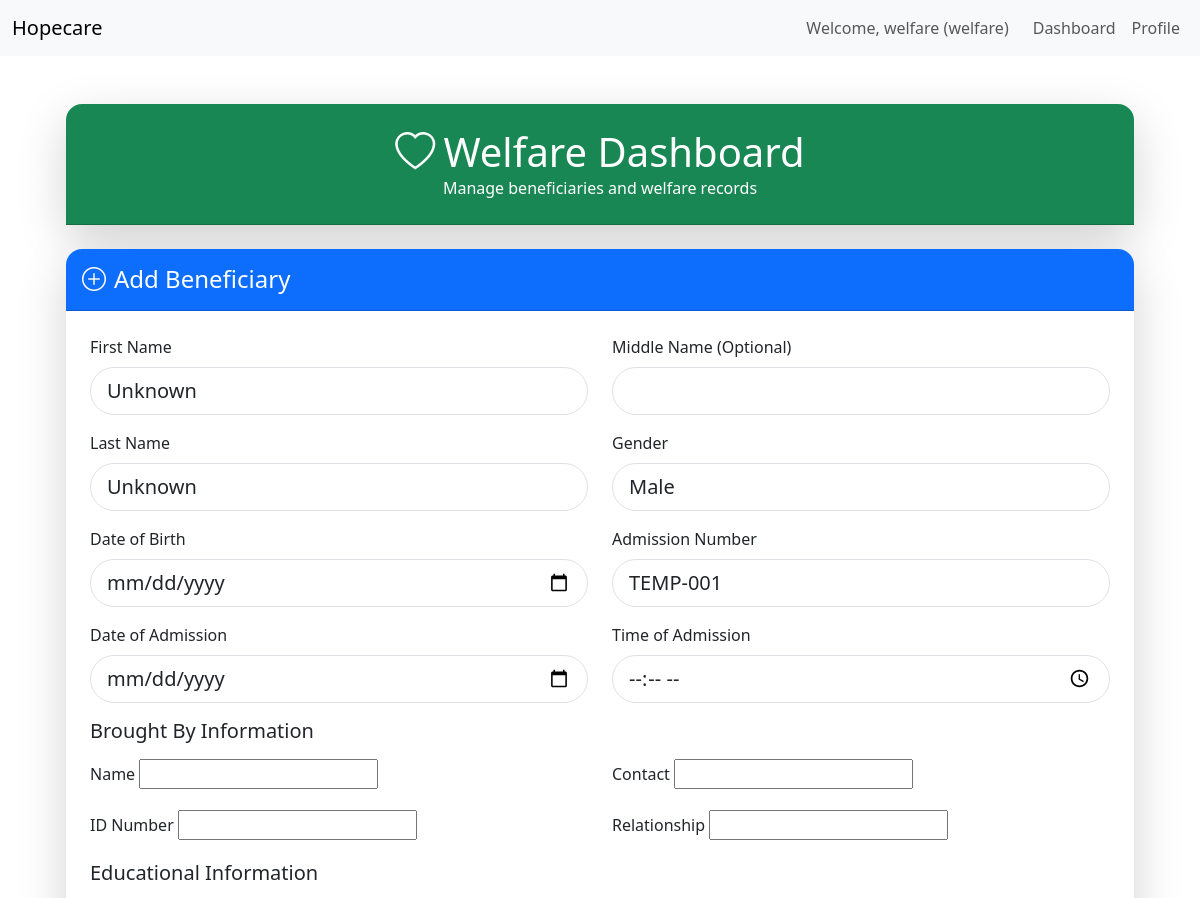
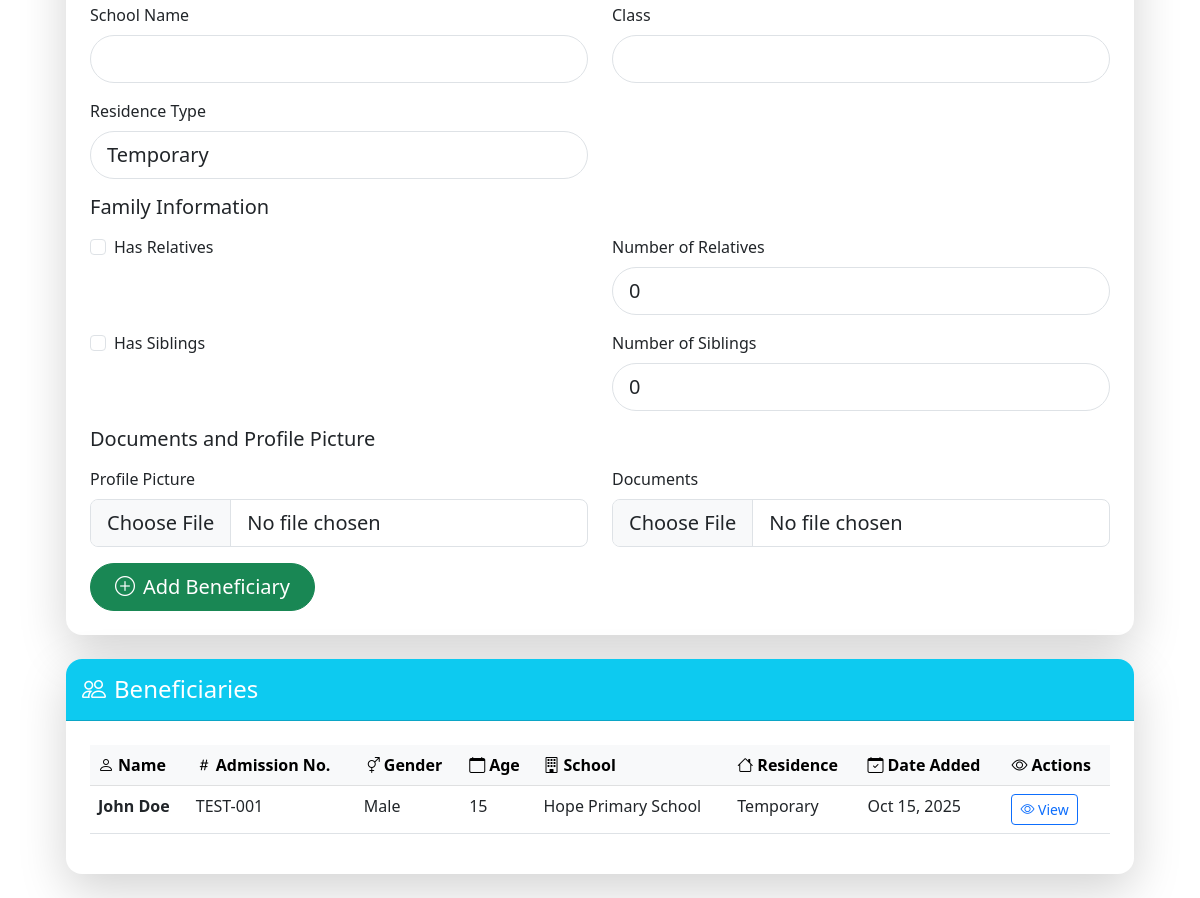
Screenshot of /accounts/welfare/ (signed in) with the database file from the repository (2 pictures, top to bottom).
### accounts/models.py (models this page shows, shortened)
class User(AbstractUser):
    ROLE_CHOICES = [
        ('welfare', 'Welfare'),
        ('storekeeper', 'Storekeeper'),
        ('admin', 'Admin'),
    ]
    GENDER_CHOICES = [
        ('male', 'Male'),
        ('female', 'Female'),
    ]
    role = models.CharField(max_length=20, choices=ROLE_CHOICES, default='welfare')
    profile_picture = CloudinaryField('image', blank=True, null=True)
    middle_name = models.CharField(max_length=30, blank=True, null=True)
    date_of_birth = models.DateField(blank=True, null=True)
    gender = models.CharField(max_length=10, choices=GENDER_CHOICES, blank=True, null=True)
    email = models.EmailField(unique=True)
    USERNAME_FIELD = 'email'
    REQUIRED_FIELDS = ['username', 'first_name', 'last_name']

class Beneficiary(models.Model):
    GENDER_CHOICES = [
        ('male', 'Male'),
        ('female', 'Female'),
    ]
    RESIDENCE_CHOICES = [
        ('temporary', 'Temporary'),
        ('permanent', 'Permanent'),
    ]
    first_name = models.CharField(max_length=100, default='Unknown')
    middle_name = models.CharField(max_length=100, blank=True, null=True)
    last_name = models.CharField(max_length=100, default='Unknown')
    gender = models.CharField(max_length=10, choices=GENDER_CHOICES, default='male')
    date_of_birth = models.DateField(null=True, blank=True)
    age = models.PositiveIntegerField(blank=True, null=True)
    date_of_admission = models.DateField(null=True, blank=True)
    time_of_admission = models.TimeField(null=True, blank=True)
    admission_number = models.CharField(max_length=50, unique=True, default='TEMP-001')
    brought_by = models.OneToOneField(BroughtBy, on_delete=models.CASCADE, null=True, blank=True)
    school_name = models.CharField(max_length=255, blank=True, null=True)
    student_class = models.CharField(max_length=50, blank=True, null=True)
    residence_type = models.CharField(max_length=20, choices=RESIDENCE_CHOICES, default='temporary')
    has_relatives = models.BooleanField(default=False)
    relatives_count = models.PositiveIntegerField(default=0, blank=True, null=True)
    has_siblings = models.BooleanField(default=False)
    siblings_count = models.PositiveIntegerField(default=0, blank=True, null=True)
    profile_picture = CloudinaryField('image', blank=True, null=True)
    documents = CloudinaryField('file', blank=True, null=True)
    date_added = models.DateField(auto_now_add=True)
    added_by = models.ForeignKey(User, on_delete=models.CASCADE)

### accounts/views.py (the view)
# urls.py: path('welfare/', views.welfare_dashboard, name='welfare_dashboard'),
def welfare_dashboard(request):
    if not request.user.is_authenticated or request.user.role != 'welfare':
        return redirect('home')
    if request.method == 'POST':
        form = BeneficiaryForm(request.POST)
        if form.is_valid():
            beneficiary = form.save(commit=False)
            beneficiary.added_by = request.user
            beneficiary.save()
            messages.success(request, f'Beneficiary "{beneficiary.first_name} {beneficiary.last_name}" added successfully.')
            AuditLog.objects.create(user=request.user, action='Add Beneficiary', details=f'Added beneficiary {beneficiary.first_name} {beneficiary.last_name}')
            return redirect('welfare_dashboard')
    else:
        form = BeneficiaryForm()
    beneficiaries = Beneficiary.objects.all()
    context = {
        'form': form,
        'beneficiaries': beneficiaries,
    }
    return render(request, 'accounts/welfare_dashboard.html', context)

### accounts/templates/accounts/welfare_dashboard.html (shortened to what this page needs)
{% extends 'base.html' %}
{% block content %}
<div class="container-fluid py-4">
    <div class="container">
        <div class="row mb-4">
            <div class="col-12">
                <div class="card shadow-lg border-0 rounded-4">
                    <div class="card-header bg-success text-white text-center py-4 rounded-top-4">
                        <h1 class="mb-0"><i class="bi bi-heart me-2"></i>Welfare Dashboard</h1>
                        <p class="mb-0">Manage beneficiaries and welfare records</p>
                    </div>
                </div>
            </div>
        </div>
        <div class="row mb-4">
            <div class="col-12">
                <div class="card shadow-lg border-0 rounded-4">
                    <div class="card-header bg-primary text-white py-3 rounded-top-4">
                        <h4 class="mb-0"><i class="bi bi-plus-circle me-2"></i>Add Beneficiary</h4>
                    </div>
                    <div class="card-body p-4">
                        <form method="post" enctype="multipart/form-data">
                            <div class="row">
                                <div class="col-md-6 mb-3">
                                    <label for="{{ form.first_name.id_for_label }}" class="form-label">First Name</label>
                                    {{ form.first_name }}
                                </div>
                                <div class="col-md-6 mb-3">
                                    <label for="{{ form.middle_name.id_for_label }}" class="form-label">Middle Name (Optional)</label>
                                    {{ form.middle_name }}
                                </div>
                                <div class="col-md-6 mb-3">
                                    <label for="{{ form.last_name.id_for_label }}" class="form-label">Last Name</label>
                                    {{ form.last_name }}
                                </div>
                                <div class="col-md-6 mb-3">
                                    <label for="{{ form.gender.id_for_label }}" class="form-label">Gender</label>
                                    {{ form.gender }}
                                </div>
                                <div class="col-md-6 mb-3">
                                    <label for="{{ form.date_of_birth.id_for_label }}" class="form-label">Date of Birth</label>
                                    {{ form.date_of_birth }}
                                </div>
                                <div class="col-md-6 mb-3">
                                    <label for="{{ form.admission_number.id_for_label }}" class="form-label">Admission Number</label>
                                    {{ form.admission_number }}
                                </div>
                            </div>
                            <div class="row">
                                <div class="col-md-6 mb-3">
                                    <label for="{{ form.date_of_admission.id_for_label }}" class="form-label">Date of Admission</label>
                                    {{ form.date_of_admission }}
                                </div>
                                <div class="col-md-6 mb-3">
                                    <label for="{{ form.time_of_admission.id_for_label }}" class="form-label">Time of Admission</label>
                                    {{ form.time_of_admission }}
                                </div>
                            </div>
                            <h5 class="mb-3">Brought By Information</h5>
                            <div class="row">
                                <div class="col-md-6 mb-3">
                                    <label for="{{ form.brought_by_name.id_for_label }}" class="form-label">Name</label>
                                    {{ form.brought_by_name }}
                                </div>
                                <div class="col-md-6 mb-3">
                                    <label for="{{ form.brought_by_contact.id_for_label }}" class="form-label">Contact</label>
                                    {{ form.brought_by_contact }}
                                </div>
                                <div class="col-md-6 mb-3">
                                    <label for="{{ form.brought_by_id_number.id_for_label }}" class="form-label">ID Number</label>
                                    {{ form.brought_by_id_number }}
                                </div>
                                <div class="col-md-6 mb-3">
                                    <label for="{{ form.brought_by_relationship.id_for_label }}" class="form-label">Relationship</label>
                                    {{ form.brought_by_relationship }}
                                </div>
                            </div>
                            <h5 class="mb-3">Educational Information</h5>
                            <div class="row">
                                <div class="col-md-6 mb-3">
                                    <label for="{{ form.school_name.id_for_label }}" class="form-label">School Name</label>
                                    {{ form.school_name }}
                                </div>
                                <div class="col-md-6 mb-3">
                                    <label for="{{ form.student_class.id_for_label }}" class="form-label">Class</label>
                                    {{ form.student_class }}
                                </div>
                            </div>
                            <div class="row">
                                <div class="col-md-6 mb-3">
                                    <label for="{{ form.residence_type.id_for_label }}" class="form-label">Residence Type</label>
                                    {{ form.residence_type }}
                                </div>
                            </div>
                            <h5 class="mb-3">Family Information</h5>
                            <div class="row">
                                <div class="col-md-6 mb-3">
                                    <div class="form-check">
                                        {{ form.has_relatives }}
                                        <label for="{{ form.has_relatives.id_for_label }}" class="form-check-label">Has Relatives</label>
                                    </div>
                                </div>
                                <div class="col-md-6 mb-3">
                                    <label for="{{ form.relatives_count.id_for_label }}" class="form-label">Number of Relatives</label>
                                    {{ form.relatives_count }}
                                </div>
                                <div class="col-md-6 mb-3">
                                    <div class="form-check">
                                        {{ form.has_siblings }}
                                        <label for="{{ form.has_siblings.id_for_label }}" class="form-check-label">Has Siblings</label>
                                    </div>
                                </div>
                                <div class="col-md-6 mb-3">
                                    <label for="{{ form.siblings_count.id_for_label }}" class="form-label">Number of Siblings</label>
                                    {{ form.siblings_count }}
                                </div>
                            </div>
                            <h5 class="mb-3">Documents and Profile Picture</h5>
                            <div class="row">
                                <div class="col-md-6 mb-3">
                                    <label for="{{ form.profile_picture.id_for_label }}" class="form-label">Profile Picture</label>
                                    {{ form.profile_picture }}
                                </div>
                                <div class="col-md-6 mb-3">
                                    <label for="{{ form.documents.id_for_label }}" class="form-label">Documents</label>
                                    {{ form.documents }}
                                </div>
                            </div>
                            <button type="submit" class="btn btn-success btn-lg rounded-pill px-4">
                                <i class="bi bi-plus-circle me-2"></i>Add Beneficiary
                            </button>
                        </form>
                    </div>
                </div>
            </div>
        </div>
        <div class="row">
            <div class="col-12">
                <div class="card shadow-lg border-0 rounded-4">
                    <div class="card-header bg-info text-white py-3 rounded-top-4">
                        <h4 class="mb-0"><i class="bi bi-people me-2"></i>Beneficiaries</h4>
                    </div>
                    <div class="card-body p-4">
                        <div class="table-responsive">
                            <table class="table table-hover">
                                <thead class="table-light">
                                    <tr>
                                        <th><i class="bi bi-person me-1"></i>Name</th>
                                        <th><i class="bi bi-hash me-1"></i>Admission No.</th>
                                        <th><i class="bi bi-gender-ambiguous me-1"></i>Gender</th>
                                        <th><i class="bi bi-calendar me-1"></i>Age</th>
                                        <th><i class="bi bi-building me-1"></i>School</th>
                                        <th><i class="bi bi-house me-1"></i>Residence</th>
                                        <th><i class="bi bi-calendar-check me-1"></i>Date Added</th>
                                        <th><i class="bi bi-eye me-1"></i>Actions</th>
                                    </tr>
                                </thead>
                                <tbody>
                                    {% for beneficiary in beneficiaries %}
                                        <tr>
                                            <td><strong>{{ beneficiary.first_name }} {{ beneficiary.last_name }}</strong></td>
                                            <td>{{ beneficiary.admission_number }}</td>
                                            <td>{{ beneficiary.gender|title }}</td>
                                            <td>{{ beneficiary.age|default:"N/A" }}</td>
                                            <td>{{ beneficiary.school_name|default:"N/A" }}</td>
                                            <td>{{ beneficiary.residence_type|title }}</td>
                                            <td>{{ beneficiary.date_added|date:"M d, Y" }}</td>
                                            <td>
                                                <a href="{% url 'preview_beneficiary' beneficiary.id %}" class="btn btn-sm btn-outline-primary">
                                                    <i class="bi bi-eye"></i> View
                                                </a>
                                            </td>
                                        </tr>
                                    {% endfor %}
                                </tbody>
                            </table>
                        </div>
                    </div>
                </div>
            </div>
        </div>
    </div>
</div>
{% endblock %}

### templates/base.html (shortened to what this page needs)
<!DOCTYPE html>
<html lang="en" data-bs-theme="light">
<head>
    <link href="https://cdn.jsdelivr.net/npm/bootstrap@5.3.0/dist/css/bootstrap.min.css" rel="stylesheet">
    <link rel="stylesheet" href="https://cdn.jsdelivr.net/npm/bootstrap-icons@1.11.3/font/bootstrap-icons.min.css">
</head>
<body>
    <nav id="main-navbar" class="navbar navbar-expand-lg navbar-light bg-light">
        <div class="container-fluid">
            <a class="navbar-brand" href="{% url 'home' %}">Hopecare</a>
            <div class="collapse navbar-collapse" id="navbarNav">
                <div class="navbar-nav ms-auto">
                    {% if user.is_authenticated %}
                        <span class="navbar-text me-3">Welcome, {{ user.get_full_name|default:user.username }} ({{ user.role }})</span>
                        {% if user.role == 'welfare' %}
                            <a class="nav-link" href="{% url 'welfare_dashboard' %}">Dashboard</a>
                        {% elif user.role == 'storekeeper' %}
                            <a class="nav-link" href="{% url 'storekeeper_dashboard' %}">Dashboard</a>
                        {% elif user.role == 'admin' %}
                            <a class="nav-link" href="{% url 'admin_dashboard' %}">Dashboard</a>
                        {% endif %}
                        <a class="nav-link" href="{% url 'profile' %}">Profile</a>
                    {% else %}
                        <a class="nav-link" href="{% url 'login' %}">Login</a>
                    {% endif %}
                </div>
            </div>
        </div>
    </nav>
    <div class="container mt-4">
        {% block content %}{% endblock %}
    </div>
</body>
</html>

### rows the page displays
User: get_full_name "welfare", role "welfare"
Beneficiary: first_name "John", last_name "Doe", admission_number "TEST-001", gender "Male", age "15", school_name "Hope Primary School", residence_type "Temporary", date_added "Oct 15, 2025"
